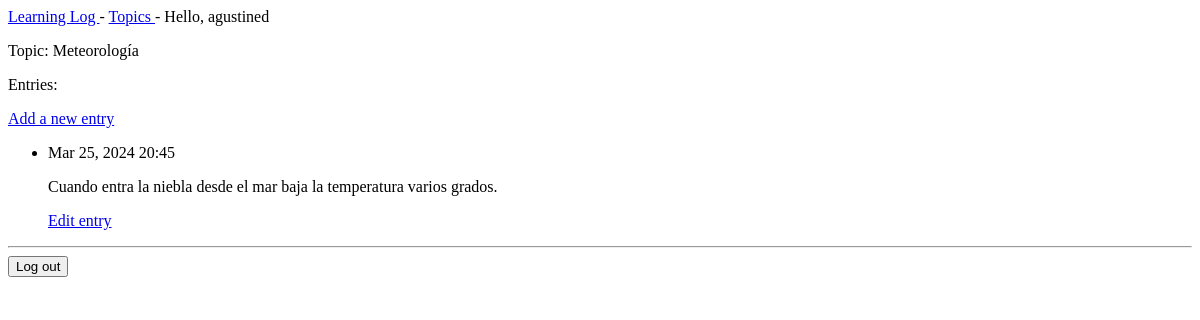
/topics/5/ (signed in), run on an earlier commit of the app's database.
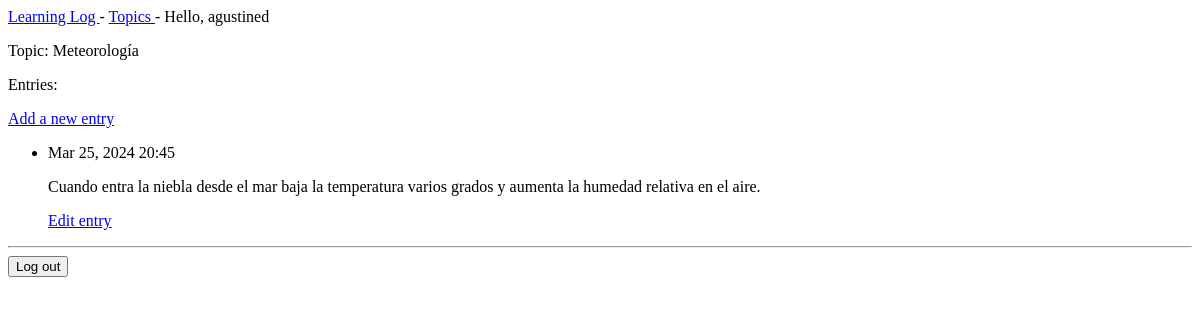
And on a later commit of the database.
### learning_logs/models.py (models this page shows, shortened)
class Entry(models.Model):
    topic = models.ForeignKey(Topic, on_delete=models.CASCADE)
    text = models.TextField()
    date_added = models.DateTimeField(auto_now_add=True)
    class Meta:
        verbose_name_plural = 'entries'

### learning_logs/views.py (the view)
# urls.py: path('topics/<int:topic_id>/', views.topic, name = 'topic'),
@login_required
def topic (request, topic_id):
    topic = Topic.objects.get(id = topic_id)
    check_topic_owner(request, topic.id)
    entries = topic.entry_set.order_by('-date_added')
    context = {'topic': topic, 'entries': entries}
    return render(request, 'learning_logs/topic.html', context)

### learning_logs/views.py (called while the page is built)
def check_topic_owner (request, topic_id):
    topic = Topic.objects.get(id = topic_id)
    if topic.owner != request.user:
        raise Http404
    return topic

### learning_logs/templates/learning_logs/topic.html
{% extends 'learning_logs/base.html' %}
{% block content %}
    <p>Topic: {{topic.text}}</p>
    <p>Entries:</p>
    <p>
        <a href="{% url 'learning_logs:new_entry' topic.id %}">Add a new entry</a>
    </p>
    <ul>
        {% for entry in entries %}
            <li>
                <p>{{ entry.date_added|date:'M d, Y H:i' }}</p>
                <p>{{ entry.text|linebreaks }}</p>
                <p>
                    <a href="{% url 'learning_logs:edit_entry' entry.id %}">
                        Edit entry</a>
                </p>
            </li>
        {% empty %}
            <li>No entries have been added yet.</li>
        {% endfor %}
    </ul>
{% endblock content %}

What changed in the data, as far as the page shows it:
changed Entry: text "Cuando entra la niebla desde el mar baja la temperatura varios grados." → "Cuando entra la niebla desde el mar baja la temperatura varios grados y aumenta la humedad relativa en el aire."
